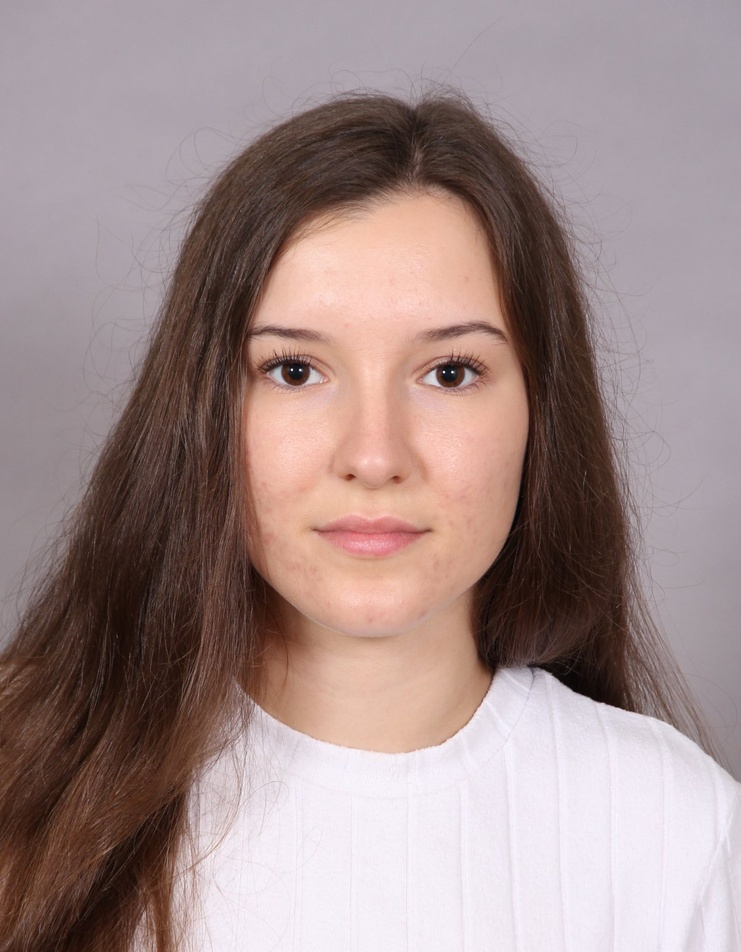
#> input picture users/IMG-V.jpg, 741 x 952 px, shrunk from 1245 x 1600 before the run, given in place of stream, which was not available
$ python face_detection.py
#> lines starting #> are read from the running program, lines starting #| are printed output that depends on the picture; after the words box and inside, x2 and y2 are one past the last pixel; in counts of white or black regions, pixels touching at a corner belong together; pictures that were not available may be replaced by others from this repository, and a replacement may not be noted
import cv2
import numpy as np
import requests

'''
INFO SECTION
- if you want to monitor raw parameters of ESP32CAM, open the browser and go to http://192.168.x.x/status
- command can be sent through an HTTP get composed in the following way http://192.168.x.x/control?var=VARIABLE_NAME&val=VALUE (check varname and value in status)
'''

# ESP32 URL
URL = "http://192.168.1.9"
AWB = True

# Face recognition and opencv setup
cap = cv2.VideoCapture(URL + ":81/stream")
face_classifier = cv2.CascadeClassifier('haarcascade_frontalface_alt.xml') # insert the full path to haarcascade file if you encounter any problem

def set_resolution(url: str, index: int = 1, verbose: bool = False):
#> called with url = 'http://192.168.1.9', index = 8, verbose = False
    try:
        if verbose:
            resolutions = "10: UXGA(1600x1200)\n9: SXGA(1280x1024)\n8: XGA(1024x768)\n7: SVGA(800x600)\n6: VGA(640x480)\n5: CIF(400x296)\n4: QVGA(320x240)\n3: HQVGA(240x176)\n0: QQVGA(160x120)"
            print("available resolutions\n{}".format(resolutions))

        if index in [10, 9, 8, 7, 6, 5, 4, 3, 0]:
            requests.get(url + "/control?var=framesize&val={}".format(index))
#> (this line was passed over: the network is not available in this run)
        else:
            print("Wrong index")
    except:
        print("SET_RESOLUTION: something went wrong")

def set_quality(url: str, value: int = 1, verbose: bool = False):
    try:
        if value >= 10 and value <= 63:
            requests.get(url + "/control?var=quality&val={}".format(value))
    except:
        print("SET_QUALITY: something went wrong")

def set_awb(url: str, awb: int = 1):
    try:
        awb = not awb
        requests.get(url + "/control?var=awb&val={}".format(1 if awb else 0))
    except:
        print("SET_QUALITY: something went wrong")
    return awb

if __name__ == '__main__':
    set_resolution(URL, index = 8)

    while True:
        if cap.isOpened():
            ret, frame = cap.read()
#> frame is the input picture: shape (952, 741, 3); mean B, G, R 137.3, 139, 159.9

            if ret:
                gray = cv2.cvtColor(frame, cv2.COLOR_BGR2GRAY)
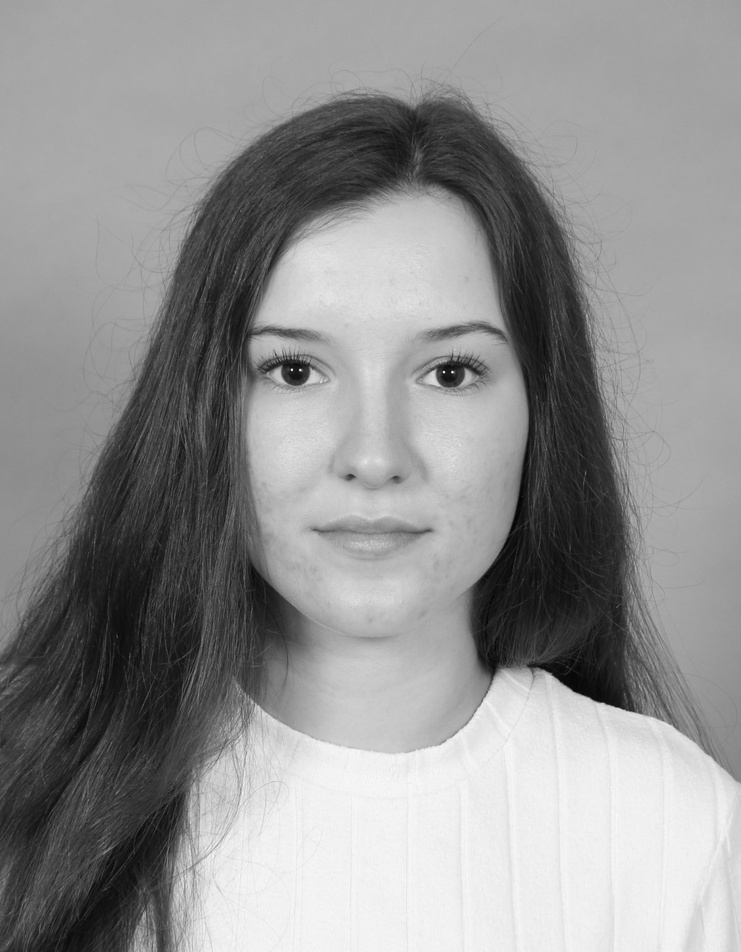
#> gray: shape (952, 741); min 1, max 254, mean 145.1
                gray = cv2.equalizeHist(gray)
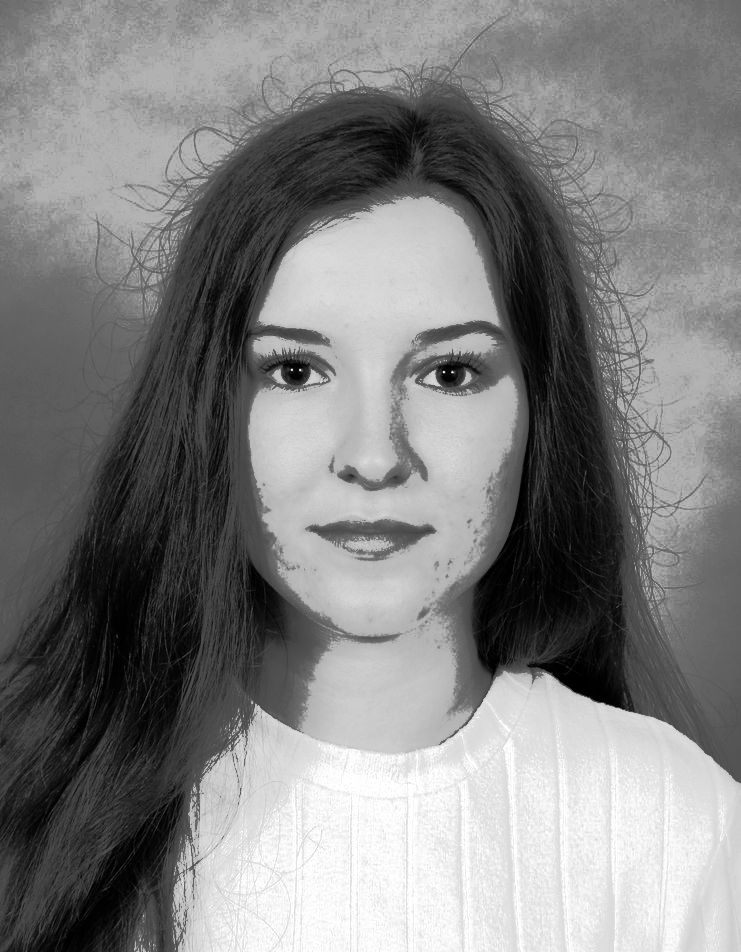
#> gray: shape (952, 741); min 0, max 255, mean 129

                faces = face_classifier.detectMultiScale(gray)
#> faces = [[184, 227, 381, 381]]
                for (x, y, w, h) in faces:
                    center = (x + w//2, y + h//2)
                    frame = cv2.rectangle(frame, (x, y), (x + w, y + h), (255, 255, 0), 4)
#> this loop made 1 pass
#> (x, y, w, h, center) on pass 1: (184, 227, 381, 381, (374, 417))
#> pass 1, `frame = cv2.rectangle(frame, (x, y), (x + w, y + h), (255, 255, 0), 4)`:
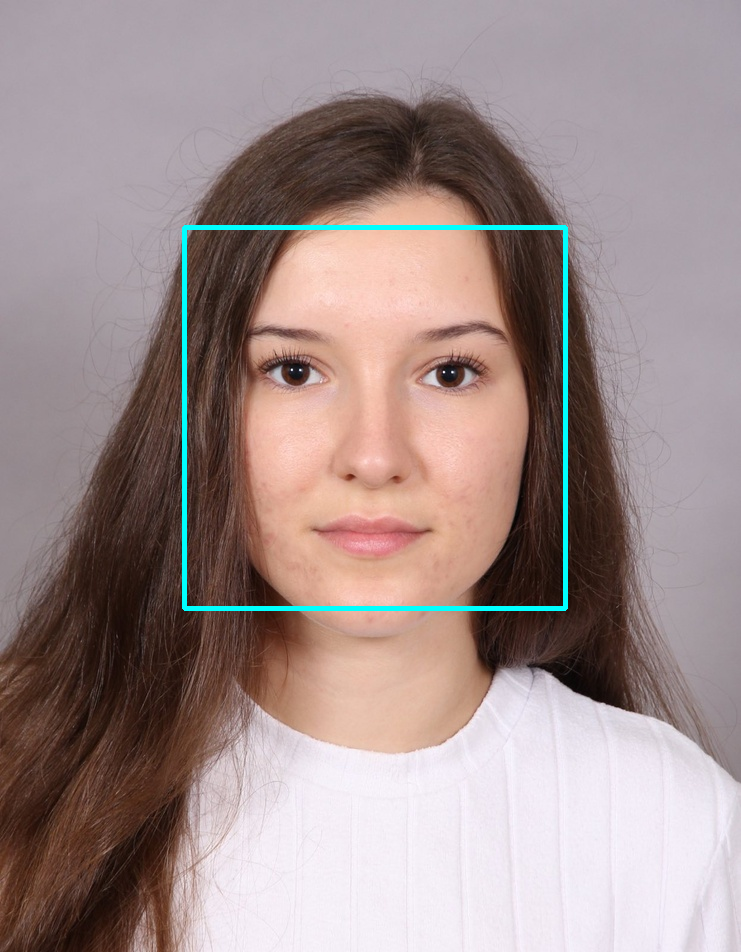
#> frame: shape (952, 741, 3); 1.08% of pixels changed, all inside (x1, y1, x2, y2) = (182, 225, 568, 611)

            cv2.imshow("frame", frame)

            key = cv2.waitKey(1)
#> (key q is pressed here)

            if key == ord('r'):
                idx = int(input("Select resolution index: "))
                set_resolution(URL, index = idx, verbose=True)

            elif key == ord('q'):
                val = int(input("Set quality (10 - 63): "))
#> the answer given: 3
                set_quality(URL, value = val)

            elif key == ord('a'):
                AWB = set_awb(URL, AWB)

            elif key == 27:
                break

    cv2.destroyAllWindows()
    cap.release()

$ run again, on users/IMG3640dv.jpg
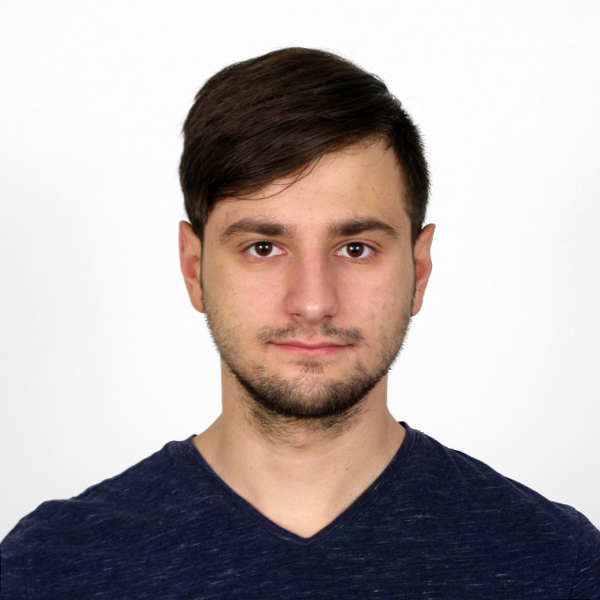
#> input picture users/IMG3640dv.jpg, 600 x 600 px, given in place of stream, which was not available
#> frame is the input picture: shape (600, 600, 3); mean B, G, R 168.7, 169.6, 178.8
#> `gray = cv2.equalizeHist(gray)`:
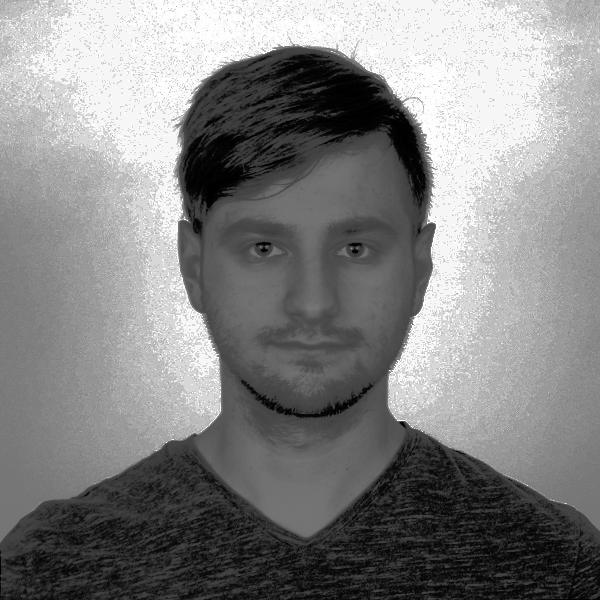
#> gray: shape (600, 600); min 0, max 255, mean 131.7
#> faces = [[190, 156, 239, 239]]
#> the loop `for (x, y, w, h) in faces:` made 1 pass
#> (x, y, w, h, center) on pass 1: (190, 156, 239, 239, (309, 275))
#> pass 1, `frame = cv2.rectangle(frame, (x, y), (x + w, y + h), (255, 255, 0), 4)`:
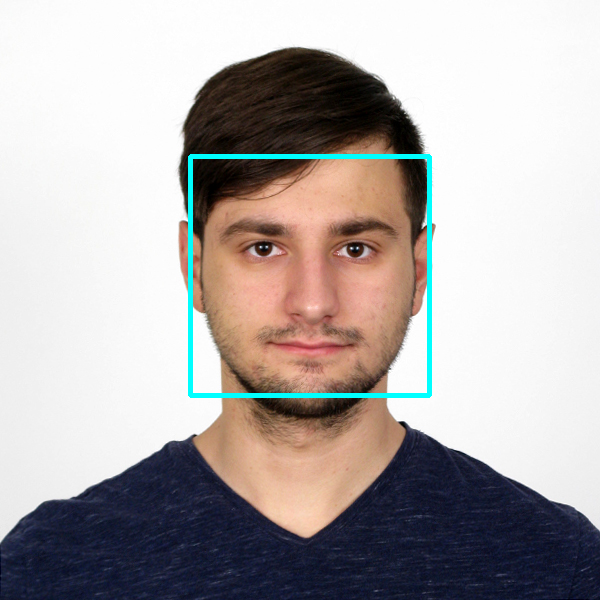
#> frame: shape (600, 600, 3); 1.32% of pixels changed, all inside (x1, y1, x2, y2) = (188, 154, 432, 398)

$ run again, on users/donnie.jpg
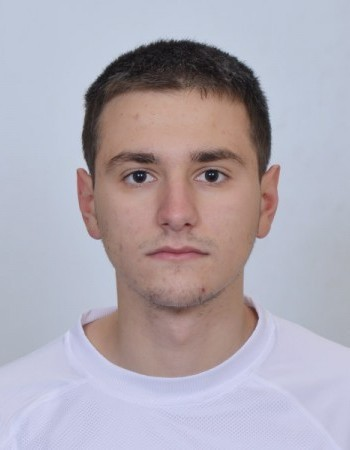
#> input picture users/donnie.jpg, 350 x 450 px, given in place of stream, which was not available
#> frame is the input picture: shape (450, 350, 3); mean B, G, R 178.7, 168.8, 175.3
#> `gray = cv2.equalizeHist(gray)`:
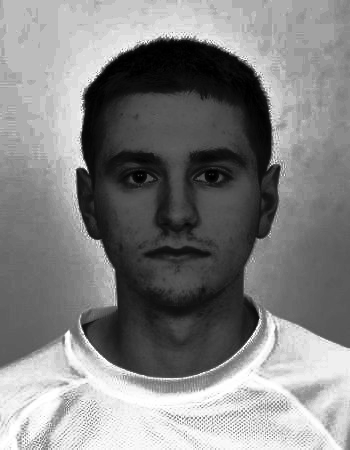
#> gray: shape (450, 350); min 0, max 255, mean 130.1
#> faces = [[80, 96, 196, 196]]
#> the loop `for (x, y, w, h) in faces:` made 1 pass
#> (x, y, w, h, center) on pass 1: (80, 96, 196, 196, (178, 194))
#> pass 1, `frame = cv2.rectangle(frame, (x, y), (x + w, y + h), (255, 255, 0), 4)`:
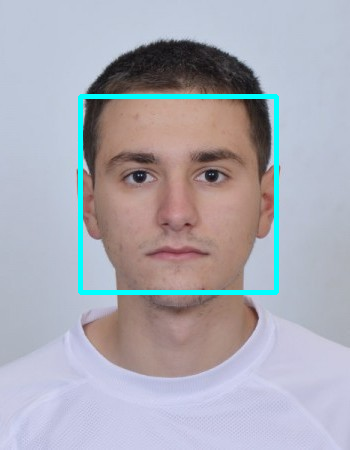
#> frame: shape (450, 350, 3); 2.48% of pixels changed, all inside (x1, y1, x2, y2) = (78, 94, 279, 295)

$ run again, on users/green.jpg
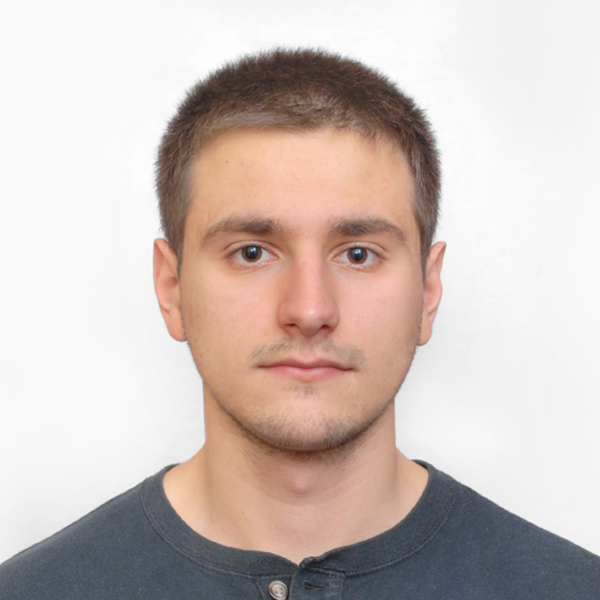
#> input picture users/green.jpg, 600 x 600 px, given in place of stream, which was not available
#> frame is the input picture: shape (600, 600, 3); mean B, G, R 186.3, 191.6, 204.9
#> `gray = cv2.equalizeHist(gray)`:
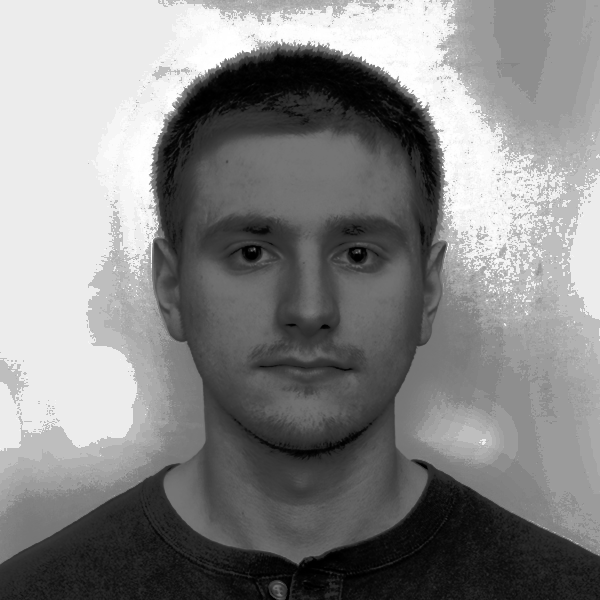
#> gray: shape (600, 600); min 0, max 255, mean 133.4
#> faces = [[158, 131, 299, 299]]
#> the loop `for (x, y, w, h) in faces:` made 1 pass
#> (x, y, w, h, center) on pass 1: (158, 131, 299, 299, (307, 280))
#> pass 1, `frame = cv2.rectangle(frame, (x, y), (x + w, y + h), (255, 255, 0), 4)`:
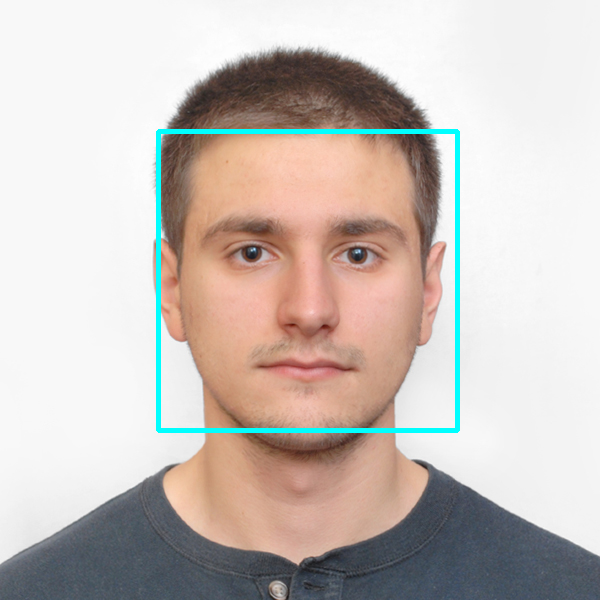
#> frame: shape (600, 600, 3); 1.66% of pixels changed, all inside (x1, y1, x2, y2) = (156, 129, 460, 433)
